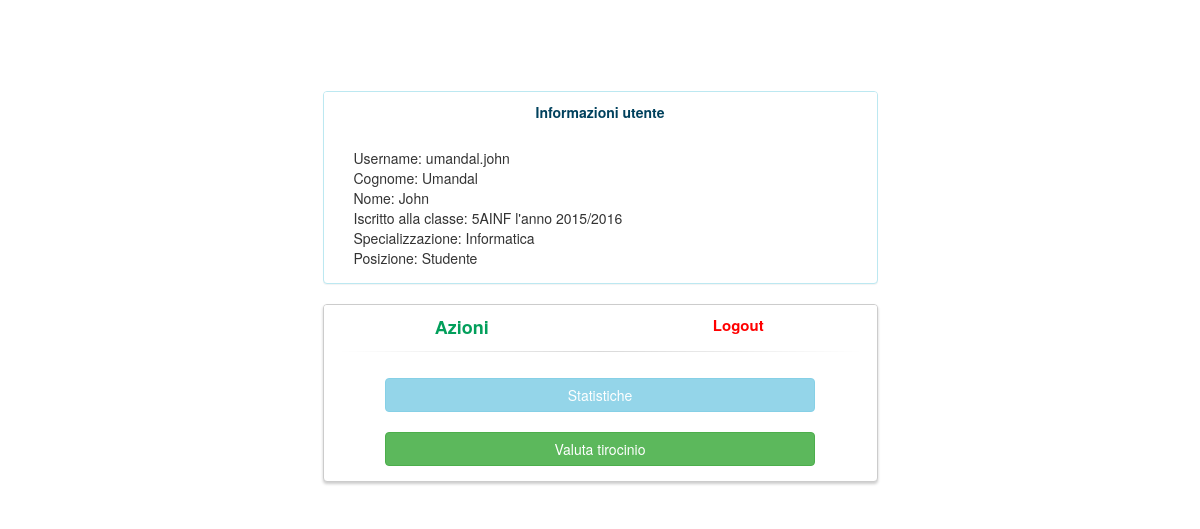
The page /home.php (signed in) on the database its author committed.
### tables this page shows
CREATE TABLE `studenti` (
  `Matricola` int(10) unsigned NOT NULL AUTO_INCREMENT,
  `Nome` char(30) NOT NULL,
  `Cognome` char(30) NOT NULL,
  `User` char(32) DEFAULT NULL,
  PRIMARY KEY (`Matricola`),
  KEY `User` (`User`),
  CONSTRAINT `studenti_ibfk_1` FOREIGN KEY (`User`) REFERENCES `accounting` (`User`)
);

CREATE TABLE `classi` (
  `ID_Classe` char(5) NOT NULL,
  `ID_Specializzazione` int(10) unsigned NOT NULL,
  PRIMARY KEY (`ID_Classe`),
  KEY `ID_Specializzazione` (`ID_Specializzazione`),
  CONSTRAINT `classi_ibfk_1` FOREIGN KEY (`ID_Specializzazione`) REFERENCES `specializzazioni` (`ID_Specializzazione`)
);

CREATE TABLE `iscritto` (
  `Matricola` int(10) unsigned NOT NULL,
  `ID_Classe` char(5) NOT NULL,
  `AnnoIscrizione` int(10) unsigned NOT NULL,
  KEY `Matricola` (`Matricola`),
  KEY `ID_Classe` (`ID_Classe`),
  CONSTRAINT `iscritto_ibfk_1` FOREIGN KEY (`Matricola`) REFERENCES `studenti` (`Matricola`),
  CONSTRAINT `iscritto_ibfk_2` FOREIGN KEY (`ID_Classe`) REFERENCES `classi` (`ID_Classe`)
);

CREATE TABLE `specializzazioni` (
  `ID_Specializzazione` int(10) unsigned NOT NULL AUTO_INCREMENT,
  `Descrizione` varchar(255) NOT NULL,
  PRIMARY KEY (`ID_Specializzazione`)
);

### home.php (the view, shortened to what this page needs)
<?php
$baseurl = "ralphumandal.ddns.net/autoval/";
	require $baseurl.'connection.php';
?>
<!DOCTYPE HTML>
<html>
	<head>
 	 	<?php require $baseurl.'essentials/head.php';?>
		<link rel="stylesheet" type="text/css" href="css/main.css" >
	</head>
    <body>
    	<div class="container">
    		<div class="row">
    			<div class="col-md-6 col-md-offset-3"><?php if(isset($GLOBALS["msg"]))echo $GLOBALS["msg"];?></div>
    			<div class="col-sm-6 col-sm-offset-3">
    				<div class="panel panel-info">
    					<div class="panel-heading">
    						<strong>Informazioni utente</strong>
    					</div>
    					<div class="panel-body">
    						<?php
    							$user = $_SESSION["login"]["user"];
    							$cognome = $_SESSION["login"]["cognome"];
    							$nome = $_SESSION["login"]["nome"];
	    						echo "<div class='col-sm-12'>";
	    						echo "Username: $user";
	    						echo "</div>";
    							if($_SESSION["login"]["rango"] == "Studente"){
    								$query = "	select s.nome, s.cognome, c.id_classe, i.annoiscrizione, sp.descrizione
	    										from 	studenti as s, iscritto as i, classi as c,specializzazioni as sp
	    										where 	s.matricola = i.matricola and
														c.ID_Classe = i.ID_Classe and
														sp.ID_Specializzazione = c.ID_Specializzazione and
	    												s.nome ='$nome' and
    													s.cognome = '$cognome'";
    								$result = $conn->query($query);
    								$record = $result->fetch_assoc();
    								echo "<div class='col-sm-12'>";
    								echo "Cognome: $cognome";
    								echo "</div>";
    								echo "<div class='col-sm-12'>";
    								echo "Nome:   $nome";
    								echo "</div>";
    								echo "<div class='col-sm-12'>";
    								echo "Iscritto alla classe: " . $record["id_classe"] . " l'anno " . $record["annoiscrizione"] ."/".($record["annoiscrizione"]+1) ;
    								echo "</div>";
    								echo "<div class='col-sm-12'>";
    								echo "Specializzazione: " . $record["descrizione"];
    								echo "</div>";
    							}
    							echo "<div class='col-sm-12'>";
    							echo "Posizione: " . $_SESSION["login"]["rango"];
    							echo "</div>";
    						?>
    					</div>
    				</div>
				</div>
    		</div>
			<div class="row">
				<div class="col-sm-6 col-sm-offset-3">
					<div class="panel panel-login">
						<div class="panel-heading">
							<div class="row">
								<div class="col-xs-6">
									<a href="#" class="active">Azioni</a>
								</div>
								<div class="col-xs-6">
									<a href="<?=$baseurl;?>logout.php" class="warning" style="color: red">Logout</a>
								</div>
							</div>
							<hr>
						</div>
						<div class="panel-body">
							<div class="row">
								<div class="col-sm-12">
									<form id="login-form" action="<?=$baseurl;?>action.php" method="post" role="form" style="display: block;">
										<div class="row">
											<div class="col-sm-12" >
												<?php
												if($_SESSION["login"]["rango"]=="Studente"){
													echo "<div class=\"row\"><div class=\" col-xs-10 col-xs-offset-1 \">";
													echo "<input style=\"min-width: 100%;\" type=\"submit\" name=\"btn-view-statistic\" id=\"btn-statistic\" class=\"btn btn-info\" value=\"Statistiche\" disabled>";
													echo "</div></div>";
													echo "<br>";
													echo "<div class=\"row\"><div class=\" col-xs-10 col-xs-offset-1 \">";
													echo "<input style=\"min-width: 100%;\" type=\"submit\" name=\"btn-votazione\" id=\"btn-votazione\" class=\"btn btn-success\" value=\" Valuta tirocinio \">";
													echo "</div></div>";
												}
												?>
											</div>
										</div>
									</form>
								</div>
							</div>
						</div>
					</div>
				</div>
			</div>
		</div>
    </body>
</html>

### css/main.css (style rules this page uses)
body { padding-top: 90px; }
.panel-login { border-color: #ccc; -webkit-box-shadow: 0px 2px 3px 0px rgba(0,0,0,0.2); -moz-box-shadow: 0px 2px 3px 0px rgba(0,0,0,0.2); box-shadow: 0px 2px 3px 0px rgba(0,0,0,0.2); }
.panel-login>.panel-heading, .panel-info>.panel-heading { color: #00415d; background-color: #fff; border-color: #fff; text-align:center; }
.panel-login>.panel-heading a { text-decoration: none; color: #666; font-weight: bold; font-size: 15px; -webkit-transition: all 0.1s linear; -moz-transition: all 0.1s linear; transition: all 0.1s linear; }
.panel-login>.panel-heading a.active { color: #029f5b; font-size: 18px; }
.panel-login>.panel-heading hr { margin-top: 10px; margin-bottom: 0px; clear: both; border: 0; height: 1px; background-image: -webkit-linear-gradient(left,rgba(0, 0, 0, 0),rgba(0, 0, 0, 0.15),rgba(0, 0, 0, 0)); background-image: -moz-linear-gradient(left,rgba(0,0,0,0),rgba(0,0,0,0.15),rgba(0,0,0,0)); background-image: -ms-linear-gradient(left,rgba(0,0,0,0),rgba(0,0,0,0.15),rgba(0,0,0,0)); background-image: -o-linear-gradient(left,rgba(0,0,0,0),rgba(0,0,0,0.15),rgba(0,0,0,0)); }

### rows shown on the page
studenti: classi.ID_Classe "5AINF", iscritto.AnnoIscrizione "2015", iscritto.AnnoIscrizione "2016", specializzazioni.Descrizione "Informatica"

### other values the page prints
$user "umandal.john"
$cognome "Umandal"
$nome "John"
$_SESSION["login"]["rango"] "Studente"
